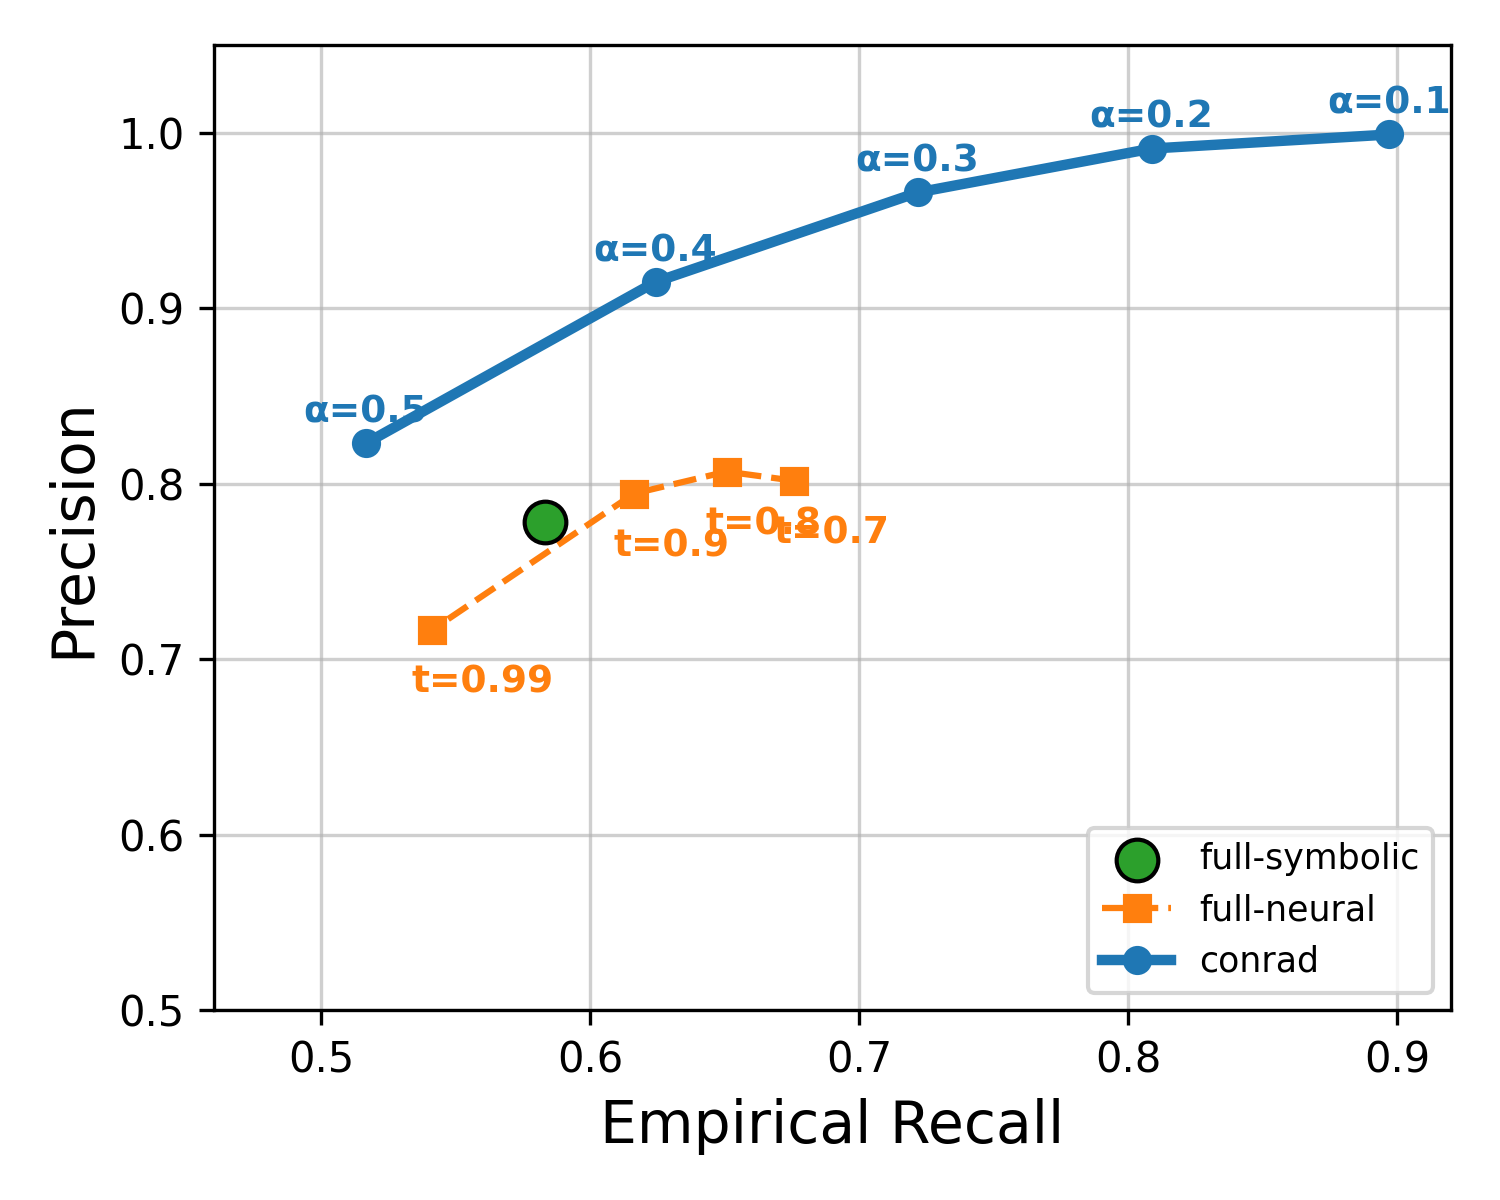

The Python source for this figure:
import matplotlib.pyplot as plt

# --- Data for conrad (2u) ---
# Target Confidence: [0.5, 0.6, 0.7, 0.8, 0.9]
# Alphas corresponding to the confidence levels above
ours_precision = [0.823, 0.915, 0.966, 0.991, 0.999]
ours_recall = [0.5165, 0.6243, 0.7219, 0.8089, 0.8972]
alphas = [0.5, 0.4, 0.3, 0.2, 0.1]

# --- Updated Baseline Data for 2u ---
# Neo4j: Symbolic
neo4j_rec, neo4j_prec = 0.5832, 0.7780

# Ultra: Static neural thresholds
ultra_thresholds = [0.70, 0.80, 0.90, 0.99]
ultra_rec = [0.6758, 0.6507, 0.6163, 0.5412]
ultra_prec = [0.8017, 0.8069, 0.7944, 0.7167]

plt.figure(figsize=(5, 4))

# Plot Neo4j
plt.scatter(neo4j_rec, neo4j_prec, color='C2', s=100, 
            label='full-symbolic', zorder=5, edgecolor='black')

# Plot Ultra line
plt.plot(ultra_rec, ultra_prec, marker='s', linestyle='--', color='C1', label='full-neural')

# Plot Our Pipeline (conrad)
plt.plot(ours_recall, ours_precision, marker='o', linestyle='-', color='C0', 
         linewidth=2.5, label='conrad')

# Label alpha levels for CQO (Ours)
for i, a in enumerate(alphas):
    plt.annotate(f'α={a}', (ours_recall[i], ours_precision[i]), 
                 textcoords="offset points", xytext=(-15,5), fontsize=9, color='C0', fontweight='bold')

# Label the Ultra thresholds
for i, t in enumerate(ultra_thresholds):
    plt.annotate(f't={t}', (ultra_rec[i], ultra_prec[i]), 
                 textcoords="offset points", xytext=(-5,-15), fontsize=9, color='C1', fontweight='bold')

# --- Final Formatting ---
plt.xlabel('Empirical Recall', fontsize=14)
plt.ylabel('Precision', fontsize=14)
plt.grid(True, alpha=0.6)
# Place legend in lower left as precision for ours is very high in the top right
plt.legend(loc='lower right', frameon=True, fontsize='small')
plt.xlim(0.46, 0.92)
plt.ylim(0.5, 1.05)

plt.tight_layout()
plt.savefig('baselines_2u.png', dpi=300)
